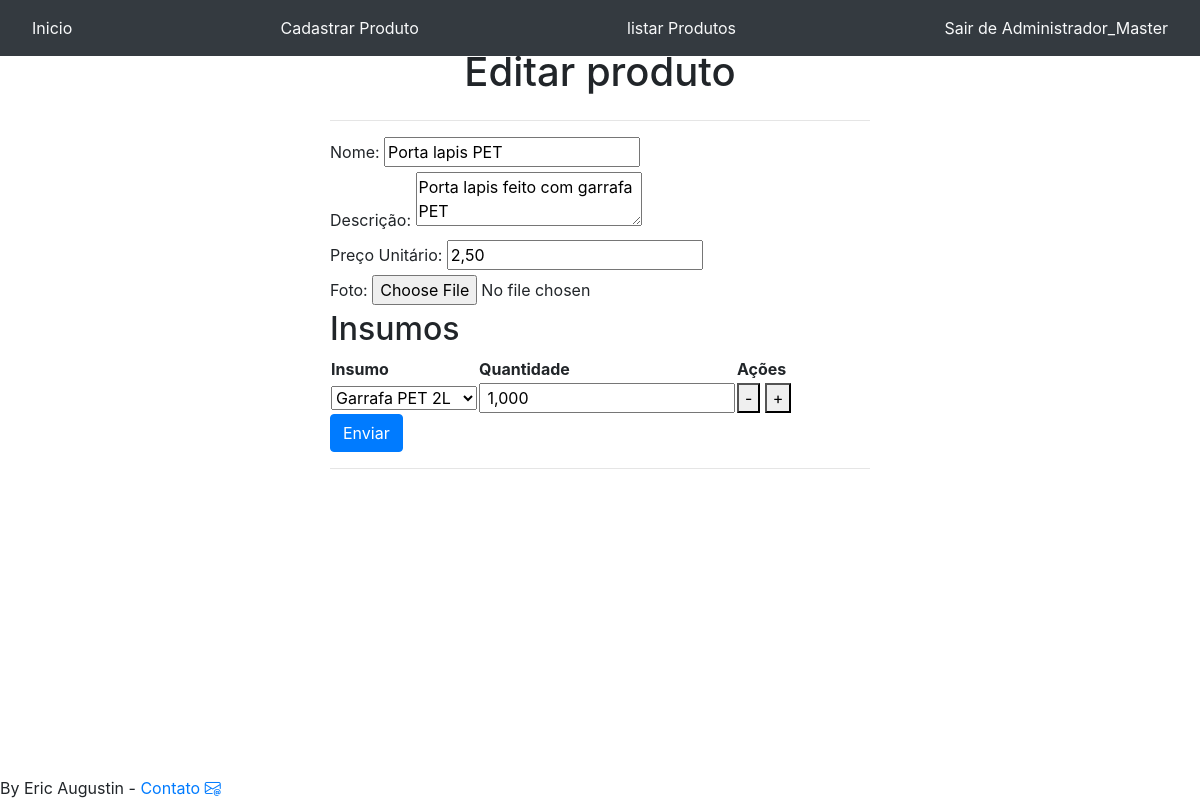
Page /editarproduto/7/ (signed in) on the committed database.
### produtos/models.py (models this page shows, shortened)
class Produto(models.Model):
    nome = models.CharField(max_length=255)
    descricao= models.TextField()
    preco_unitario = models.DecimalField(max_digits=11,decimal_places=2)
    imagem=models.FileField(null=True,blank=True,upload_to='media')
    data_atualização=models.DateTimeField(auto_now=True)
    ativo=models.BooleanField(default=True)
    def __str__(self):
        return f"{self.nome}"

class InsumoProduto(models.Model):
    insumo=models.ForeignKey(Insumo, on_delete=models.CASCADE)
    produto=models.ForeignKey(Produto, on_delete=models.CASCADE)
    quantidade = models.DecimalField(max_digits=15,decimal_places=4)
    ativo=models.BooleanField(default=True)
    def __str__(self):
            return f"{self.produto} utiliza {self.quantidade} de {self.insumo}"

class Insumo(models.Model):
    nome = models.CharField(max_length=255)
    preco_unitario = models.DecimalField(max_digits=11,decimal_places=2)
    ativo=models.BooleanField(default=True)
    def __str__(self):
        return f"{self.nome}"

### produtos/views.py (the view, shortened to what this page needs)
# urls.py: path('editarproduto/<int:produto_id>/', produtos.views.editar_produto, name='editarproduto'),
@login_required
def editar_produto(request, produto_id):
    produto = get_object_or_404(Produto, id=produto_id)
    insumos = Insumo.objects.all()
    produto_insumos = InsumoProduto.objects.filter(produto=produto)
    print(produto_insumos)
    return render(request, 'editar_produto.html', {
        'produto': produto,
        'insumos': insumos,
        'produto_insumos': produto_insumos
    })

### produtos/templates/editar_produto.html (shortened to what this page needs)
{% extends 'base.html'%}
{% block 'conteudo'%}
<div class="text-center">
    <br><br>
    <h1>  Editar produto</h1>
    </div>
<div class ='container'>
    <div class='row'>
        <div class='col-md-3'></div>
        <div class="col-md">
            <hr>
            <form method="POST" action="{% url 'editarproduto' produto.id %}" enctype="multipart/form-data"> {% csrf_token %}
                <div>
                    <label for="nome">Nome:</label>
                    <input type="text" id="nome" name="nome" value="{{ produto.nome }}" required>
                </div>
                <div>
                    <label for="descricao">Descrição:</label>
                    <textarea id="descricao" name="descricao" required>{{ produto.descricao }}</textarea>
                </div>
                <div>
                    <label for="preco">Preço Unitário:</label>
                    <input type="text" step="0.01" id="preco" name="preco_unitario" value="{{ produto.preco_unitario }}" required>
                </div>
                <div>
                    <label for="foto">Foto:</label>
                    <input type="file" id="imagem" name="imagem" accept="image/*">
                </div>
                <h2>Insumos</h2>
                <table id="insumoTable">
                    <thead>
                        <tr>
                            <th>Insumo</th>
                            <th>Quantidade</th>
                            <th>Ações</th>
                        </tr>
                    </thead>
                    <tbody>
                        {% for produto_insumo in produto_insumos %}
                        <tr>
                            <td>
                                <select name="insumo[]" required>
                                    {% for insumo_option in insumos %}
                                    <option value="{{ insumo_option.id }}" {% if insumo_option.id == produto_insumo.insumo_id %}selected{% endif %}>{{ insumo_option.nome }}</option>
                                    {% endfor %}
                                </select>
                            </td>
                            <td>
                                <input type="text" step="0.001" name="quantidade[]" value=" {{ produto_insumo.quantidade|floatformat:3  }} " required>
                            </td>
                            <td>
                                <button type="button" class="removeRow">-</button>
                                <button type="button" class="addRow">+</button>
                            </td>
                        </tr>
                        {% endfor %}
                    </tbody>
                </table>
                <button class="btn btn-primary">Enviar</button>
            </form>
            <hr>
        </div>
        <div class='col-md-3'></div>
    </div>
</div>
{% endblock %}

### templates/base.html (shortened to what this page needs)
<!DOCTYPE html>
<html lang="pt-br">
  <head>
    {% load static %}
    <link rel="stylesheet" href="https://cdn.jsdelivr.net/npm/bootstrap@4.6.2/dist/css/bootstrap.min.css">
    <link rel="stylesheet" href="https://cdn.jsdelivr.net/npm/bootstrap-icons@1.10.3/font/bootstrap-icons.css">
  </head>
  <body>
    <nav class="navbar navbar-dark bg-dark fixed-top">
        <a class="nav-link text-light" href="{% url 'home' %}">Inicio</a>
        <a class="nav-link text-light" href="{% url 'cadastrarproduto' %}">Cadastrar Produto</a>
        <a class="nav-link text-light" href="{% url 'lista_produtos' %}">listar Produtos</a>
        {% if user.is_authenticated %}
        <a class="nav-link text-light" href="{% url 'logout_user' %}">Sair de {{ user.first_name }} {{ user.last_name }}</a>
        {% else %}
        <a class="nav-link text-light" href="{% url 'login' %}">Entrar</a>
        {% endif %}
    </nav>
    {% block 'conteudo' %} {% endblock %}
  </body>
<footer class="fixed-bottom">
        By Eric Augustin - <a href='mailto:ericaugustin@gmail.com'>Contato <i class="bi bi-envelope-at"></i></a>   </footer>
</html>

### rows in the picture
Produto: nome "Porta lapis PET", descricao "Porta lapis feito com garrafa PET", preco_unitario "2,50"
InsumoProduto: insumo.nome "Garrafa PET 2L", quantidade "1,000"

### other values in the picture
{{ user.first_name }} "Administrador_Master"
